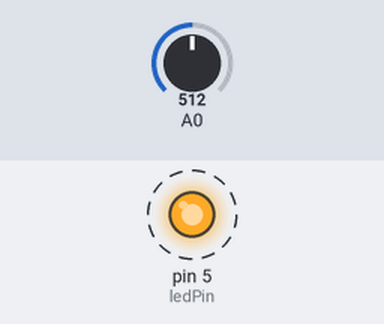
This sketch was run on a simulated Arduino Uno, built with avr-gcc and run on an emulated ATmega328P. Shown: output pins drawn as LEDs (lit = HIGH). Dashed ring = blinking. The inputs (shaded band) are chosen by the test bench; at power-on: A0 = 512. EEPROM starts erased; what the sketch prints to the serial monitor is not drawn.

Above: at 3.9 s.
Timing chart, 0 to 8.1 s (numbered marks = the images above):
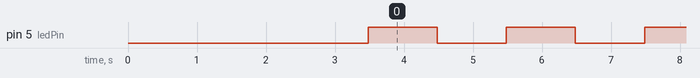

The sketch:

eepromExample.ino
```cpp
/*
 * EEPROM Write
 *
 * Stores values read from analog input 0 into the EEPROM.
 * These values will stay in the EEPROM when the board is
 * turned off and may be retrieved later by another sketch.
 */

#include <EEPROM.h>

/** the current address in the EEPROM (i.e. which byte we're going to write to next) **/
int addr = 100;
float  savedEnergy = 0;
volatile float energy = 0;
volatile float requestedEnergy;
volatile int voltage;
unsigned long timer;
unsigned long startMillis;  //some global variables available anywhere in the program
unsigned long currentMillis;
const unsigned long period = 500;  //the value is a number of milliseconds
const byte ledPin = 5;    //using the built in LED
int pulse = 0;

int period1 = 1000;
unsigned long time_now = 0;

void setup() {
  /** Empty setup. **/
  Serial.begin(9600);
  pinMode(A0,INPUT);
  pinMode(ledPin, OUTPUT);
  startMillis = millis();

  for(int i = 0; i<=EEPROM.length();i++){

  EEPROM.write(i,0);
  }

}

void loop() {

  currentMillis = millis();  //get the current "time" (actually the number of milliseconds since the program started)
  if (currentMillis - startMillis >= period)  //test whether the period has elapsed
  {
    digitalWrite(ledPin, !digitalRead(ledPin));  //if so, change the state of the LED.  Uses a neat trick to change the state
    pulse += 1;


    startMillis = currentMillis;  //IMPORTANT to save the start time of the current LED state.
  }


     //time_now = millis();

    Serial.print("COUNT: ");
    Serial.println(pulse);

    delay(1000);


  voltage = analogRead(A0) / 5;


  if (pulse == 100 ){

    energy = voltage * 100;

    savedEnergy += energy;

    EEPROM.put(addr, savedEnergy);

    pulse = 0;
  }


  /***
    Need to divide by 4 because analog inputs range from
    0 to 1023 and each byte of the EEPROM can only hold a
    value from 0 to 255.
  ***/
EEPROM.get(addr, requestedEnergy);
Serial.print("Energy consumed is: ");
Serial.println(requestedEnergy);


}
```

Measured:
- by itself, pin 5 (ledPin): alternates HIGH for 1.0 s and LOW for 1.0 s
